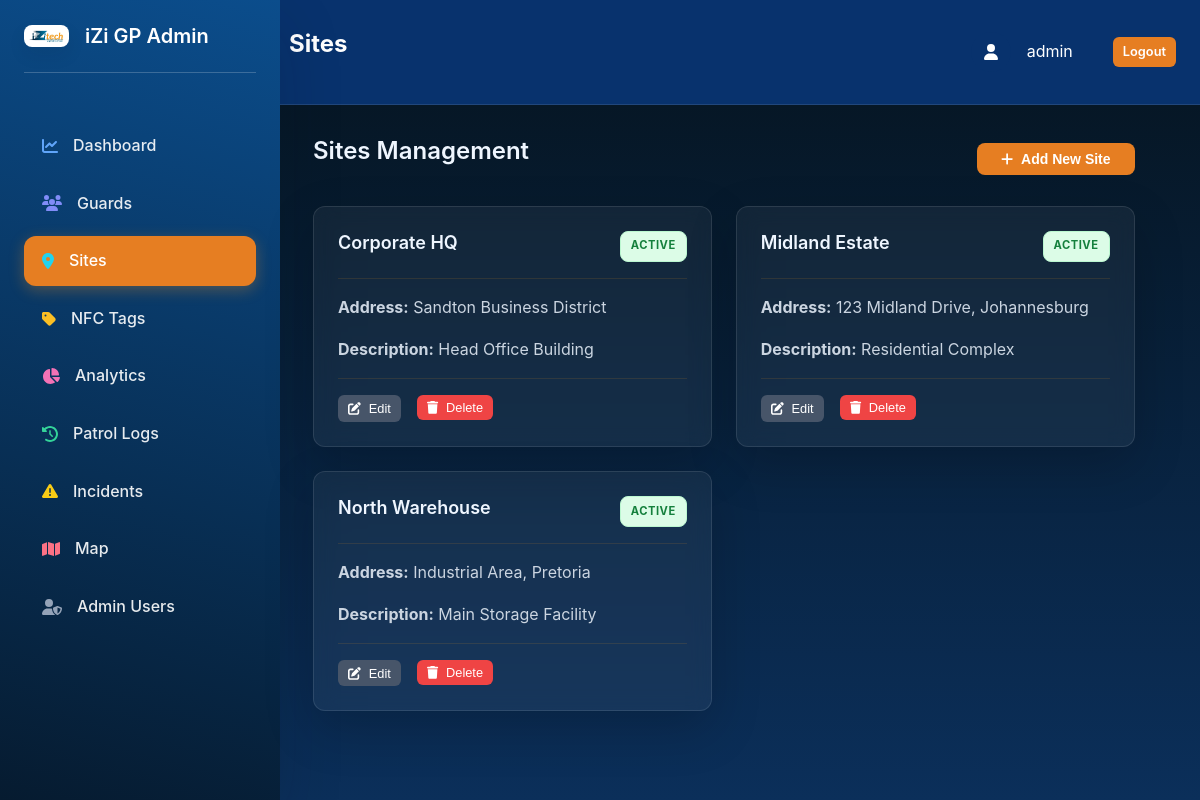
Page /sites.php (signed in) on the committed database.
### tables this page shows
CREATE TABLE `sites` (
  `id` int(11) NOT NULL AUTO_INCREMENT,
  `name` varchar(255) NOT NULL,
  `address` text DEFAULT NULL,
  `description` text DEFAULT NULL,
  `latitude` decimal(10,7) DEFAULT NULL,
  `longitude` decimal(10,7) DEFAULT NULL,
  `is_active` tinyint(1) DEFAULT 1,
  `created_at` timestamp NOT NULL DEFAULT current_timestamp(),
  `updated_at` timestamp NOT NULL DEFAULT current_timestamp() ON UPDATE current_timestamp(),
  PRIMARY KEY (`id`),
  KEY `idx_is_active` (`is_active`)
);

### Database.php (called while the page is built, shortened)
<?php
class Database {
    private $connection;
    private function connect() {
        try {
            $this->connection = @new mysqli(DB_HOST, DB_USER, DB_PASS);
            $this->connection->set_charset("utf8mb4");
        } catch (mysqli_sql_exception | Exception $e) {
            $this->error = $e->getMessage();
            throw new Exception("Database Connection Failed: " . $this->error);
        }
    }
    public function query($sql) {
        $result = $this->connection->query($sql);
        return $result;
    }
}

### Site.php (called while the page is built, shortened)
<?php
class Site {
    private $db;
    private $table = 'sites';
    public function __construct($database) {
        $this->db = $database;
    }
    public function getAll() {
        $sql = "SELECT * FROM {$this->table} ORDER BY name ASC";
        $result = $this->db->query($sql);
        $sites = [];
        if ($result && $result->num_rows > 0) {
            while ($row = $result->fetch_assoc()) {
                $sites[] = $row;
            }
        }
        return $sites;
    }
}

### sites.php (the view, shortened to what this page needs)
<?php
require_once 'auth.php';
require_once 'Database.php';
require_once 'Site.php';
$db = new Database();
$site = new Site($db);
$all_sites = $site->getAll();
include 'header.php';
?>
<div class="container">
    <div style="display: flex; justify-content: space-between; align-items: center; margin-bottom: var(--spacing-lg);">
        <h2>Sites Management</h2>
        <button class="btn btn-primary" onclick="openAddSiteModal()">
            <i class="fas fa-plus"></i> Add New Site
        </button>
    </div>
    <div style="display: grid; grid-template-columns: repeat(auto-fill, minmax(300px, 1fr)); gap: var(--spacing-lg);">
        <?php foreach ($all_sites as $s): ?>
            <div class="card">
                <div class="card-header">
                    <h4 class="card-title"><?php echo htmlspecialchars($s['name']); ?></h4>
                    <span class="badge badge-<?php echo $s['is_active'] ? 'success' : 'inactive'; ?>">
                        <?php echo $s['is_active'] ? 'Active' : 'Inactive'; ?>
                    </span>
                </div>
                <div class="card-body">
                    <p><strong>Address:</strong> <?php echo htmlspecialchars($s['address'] ?? 'N/A'); ?></p>
                    <p><strong>Description:</strong> <?php echo htmlspecialchars($s['description'] ?? 'N/A'); ?></p>
                </div>
                <div class="card-footer">
                    <button class="btn btn-sm btn-secondary" onclick='editSite(<?php echo json_encode($s); ?>)'>
                        <i class="fas fa-edit"></i> Edit
                    </button>
                    <form method="POST" style="display: inline;" onsubmit="return confirm('Delete this site?');">
                        <button type="submit" class="btn btn-sm btn-danger">
                            <i class="fas fa-trash"></i> Delete
                        </button>
                    </form>
                </div>
            </div>
        <?php endforeach; ?>
    </div>
</div>
<?php include 'footer.php'; ?>

### styles.css (style rules this page uses)
:root { --color-primary: #0b4d8c; --color-primary-dark: #08326d; --color-primary-light: #4f6fe8; --color-accent: #ff9e1f; --color-accent-dark: #ff7b00; --color-dark: #0f172a; --color-bg: #061726; --color-bg-secondary: #0f2a4d; --color-text-primary: #eff6ff; --color-text-secondary: #cbd5e1; --color-text-tertiary: #94a3b8; --color-border: rgba(255, 158, 31, 0.22); --color-border-light: rgba(255, 158, 31, 0.12); --color-success: #14b8a6; --color-warning: #f97316; --color-danger: #ef4444; --color-info: #0ea5e9; --color-critical: #dc2626; --color-high: #f97316; --color-medium: #eab308; --color-low: #84cc16; --color-open: #ef4444; --color-resolved: #10b981; --color-active: #10b981; --color-inactive: #9ca3af; --shadow-sm: 0 1px 2px 0 rgba(0, 0, 0, 0.05); --shadow-md: 0 4px 6px -1px rgba(0, 0, 0, 0.1); --shadow-lg: 0 10px 15px -3px rgba(0, 0, 0, 0.1); --shadow-xl: 0 20px 25px -5px rgba(0, 0, 0, 0.1); --font-family-sans: -apple-system, BlinkMacSystemFont, "Segoe UI", Roboto, "Helvetica Neue", Arial, sans-serif; --font-family-mono: "SF Mono", Monaco, "Cascadia Code", "Roboto Mono", Consolas, "Courier New", monospace; --spacing-xs: 0.25rem; --spacing-sm: 0.5rem; --spacing-md: 1rem; --spacing-lg: 1.5rem; --spacing-xl: 2rem; --spacing-2xl: 3rem; --radius-sm: 0.375rem; --radius-md: 0.5rem; --radius-lg: 0.75rem; --radius-xl: 1rem; --transition-fast: 150ms cubic-bezier(0.4, 0, 0.2, 1); --transition-base: 200ms cubic-bezier(0.4, 0, 0.2, 1); --transition-slow: 300ms cubic-bezier(0.4, 0, 0.2, 1); }
* { margin: 0; padding: 0; box-sizing: border-box; }
html { scroll-behavior: smooth; }
body { font-family: var(--font-family-sans); background: radial-gradient(circle at top, rgba(255, 158, 31, 0.12), transparent 28%), linear-gradient(180deg, #061b30 0%, #03111f 100%); color: var(--color-text-primary); line-height: 1.6; min-height: 100vh; -webkit-font-smoothing: antialiased; -moz-osx-font-smoothing: grayscale; }
.card { background-color: rgba(15, 35, 74, 0.95); border: 1px solid rgba(255, 158, 31, 0.18); border-radius: var(--radius-lg); padding: var(--spacing-lg); box-shadow: 0 16px 40px rgba(0, 0, 0, 0.14); transition: box-shadow var(--transition-fast), border-color var(--transition-fast); }
h1, h2, h3, h4, h5, h6 { font-weight: 600; line-height: 1.2; color: var(--color-text-primary); }
h2 { font-size: 1.5rem; margin-bottom: var(--spacing-md); }
h4 { font-size: 1.125rem; margin-bottom: var(--spacing-sm); }
p { margin-bottom: var(--spacing-md); color: var(--color-text-secondary); }
.btn { display: inline-flex; align-items: center; justify-content: center; padding: var(--spacing-sm) var(--spacing-lg); font-size: 0.875rem; font-weight: 500; border: none; border-radius: var(--radius-md); cursor: pointer; transition: all var(--transition-fast); text-decoration: none; white-space: nowrap; gap: var(--spacing-sm); }
.btn-primary { background-color: var(--color-primary); color: white; }
.btn-secondary { background-color: var(--color-accent); color: white; border: 1px solid rgba(255, 158, 31, 0.9); }
.btn-danger { background-color: var(--color-danger); color: white; }
.btn-sm { padding: var(--spacing-xs) var(--spacing-md); font-size: 0.8125rem; }
.card { background-color: rgba(15, 35, 74, 0.95); border: 1px solid rgba(255, 158, 31, 0.18); border-radius: var(--radius-lg); padding: var(--spacing-lg); box-shadow: 0 18px 50px rgba(0, 0, 0, 0.18); transition: box-shadow var(--transition-fast), border-color var(--transition-fast); }
.card-header { display: flex; justify-content: space-between; align-items: center; margin-bottom: var(--spacing-md); padding-bottom: var(--spacing-md); border-bottom: 1px solid var(--color-border-light); }
.card-title { font-size: 1.125rem; font-weight: 600; color: var(--color-text-primary); }
.card-body { margin-bottom: var(--spacing-md); }
.card-footer { display: flex; gap: var(--spacing-md); padding-top: var(--spacing-md); border-top: 1px solid var(--color-border-light); }
.badge { display: inline-block; padding: var(--spacing-xs) var(--spacing-md); font-size: 0.75rem; font-weight: 600; border-radius: var(--radius-sm); text-transform: uppercase; letter-spacing: 0.5px; }
.badge-success { background-color: rgba(16, 185, 129, 0.1); color: var(--color-success); }
.container { max-width: 1280px; margin: 0 auto; padding: 0 var(--spacing-md); }

### rows in the picture
sites: name "Corporate HQ", is_active "ACTIVE", address "Sandton Business District", description "Head Office Building"
sites: name "Midland Estate", is_active "ACTIVE", address "123 Midland Drive, Johannesburg", description "Residential Complex"
sites: name "North Warehouse", is_active "ACTIVE", address "Industrial Area, Pretoria", description "Main Storage Facility"

### other values in the picture
$page_title "Sites"
$_SESSION['username'] "admin"
